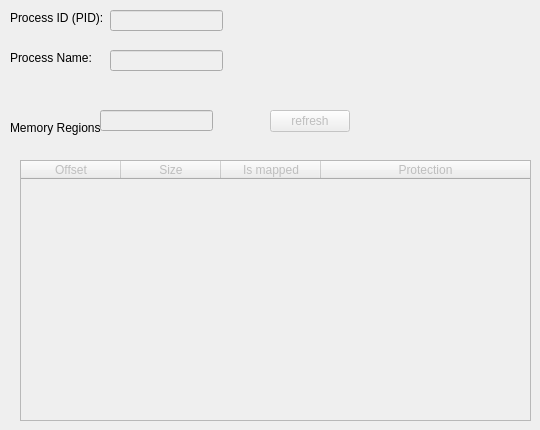
    <widget class="QWidget" name="tab_processInfo">
     <attribute name="title">
      <string>Process Info</string>
     </attribute>
     <widget class="QLabel" name="label_4">
      <property name="geometry">
       <rect>
        <x>10</x>
        <y>10</y>
        <width>101</width>
        <height>16</height>
       </rect>
      </property>
      <property name="text">
       <string>Process ID (PID):</string>
      </property>
     </widget>
     <widget class="QLabel" name="label_5">
      <property name="geometry">
       <rect>
        <x>10</x>
        <y>50</y>
        <width>91</width>
        <height>16</height>
       </rect>
      </property>
      <property name="text">
       <string>Process Name:</string>
      </property>
     </widget>
     <widget class="QLabel" name="label_6">
      <property name="geometry">
       <rect>
        <x>10</x>
        <y>120</y>
        <width>121</width>
        <height>16</height>
       </rect>
      </property>
      <property name="text">
       <string>Memory Regions</string>
      </property>
     </widget>
     <widget class="QPushButton" name="pushButton_refresh_regionList">
      <property name="enabled">
       <bool>false</bool>
      </property>
      <property name="geometry">
       <rect>
        <x>270</x>
        <y>110</y>
        <width>80</width>
        <height>22</height>
       </rect>
      </property>
      <property name="text">
       <string>refresh</string>
      </property>
     </widget>
     <widget class="QLineEdit" name="lineEdit_process_name">
      <property name="enabled">
       <bool>false</bool>
      </property>
      <property name="geometry">
       <rect>
        <x>110</x>
        <y>50</y>
        <width>113</width>
        <height>21</height>
       </rect>
      </property>
      <property name="readOnly">
       <bool>true</bool>
      </property>
     </widget>
     <widget class="QLineEdit" name="lineEdit_pid">
      <property name="enabled">
       <bool>false</bool>
      </property>
      <property name="geometry">
       <rect>
        <x>110</x>
        <y>10</y>
        <width>113</width>
        <height>21</height>
       </rect>
      </property>
      <property name="font">
       <font>
        <family>MS Shell Dlg 2</family>
       </font>
      </property>
      <property name="readOnly">
       <bool>true</bool>
      </property>
     </widget>
     <widget class="QLineEdit" name="lineEdit_region_count">
      <property name="enabled">
       <bool>false</bool>
      </property>
      <property name="geometry">
       <rect>
        <x>100</x>
        <y>110</y>
        <width>113</width>
        <height>21</height>
       </rect>
      </property>
      <property name="readOnly">
       <bool>true</bool>
      </property>
     </widget>
     <widget class="QTableWidget" name="tableWidget_memoryRegions">
      <property name="enabled">
       <bool>false</bool>
      </property>
      <property name="geometry">
       <rect>
        <x>20</x>
        <y>160</y>
        <width>511</width>
        <height>261</height>
       </rect>
      </property>
      <property name="dragDropOverwriteMode">
       <bool>false</bool>
      </property>
      <property name="textElideMode">
       <enum>Qt::ElideLeft</enum>
      </property>
      <property name="verticalScrollMode">
       <enum>QAbstractItemView::ScrollPerItem</enum>
      </property>
      <attribute name="horizontalHeaderStretchLastSection">
       <bool>true</bool>
      </attribute>
      <column>
       <property name="text">
        <string>Offset</string>
       </property>
      </column>
      <column>
       <property name="text">
        <string>Size</string>
       </property>
      </column>
      <column>
       <property name="text">
        <string>Is mapped</string>
       </property>
      </column>
      <column>
       <property name="text">
        <string>Protection</string>
       </property>
      </column>
     </widget>
    </widget>
